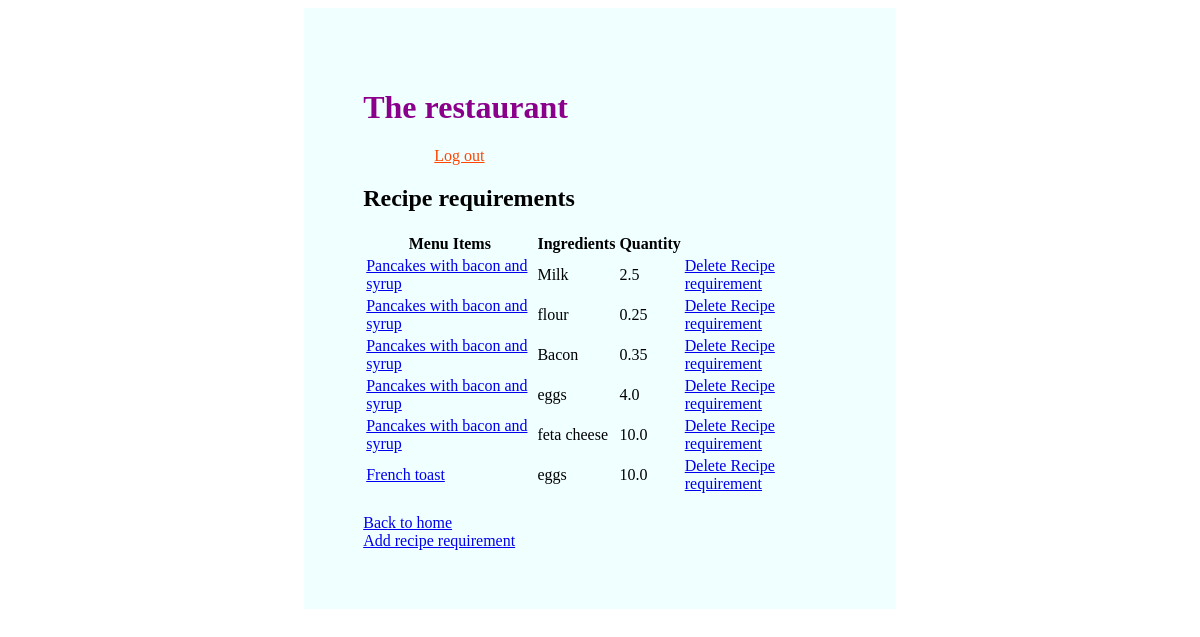
The page /recipes/ (signed in) on the database as committed earlier.
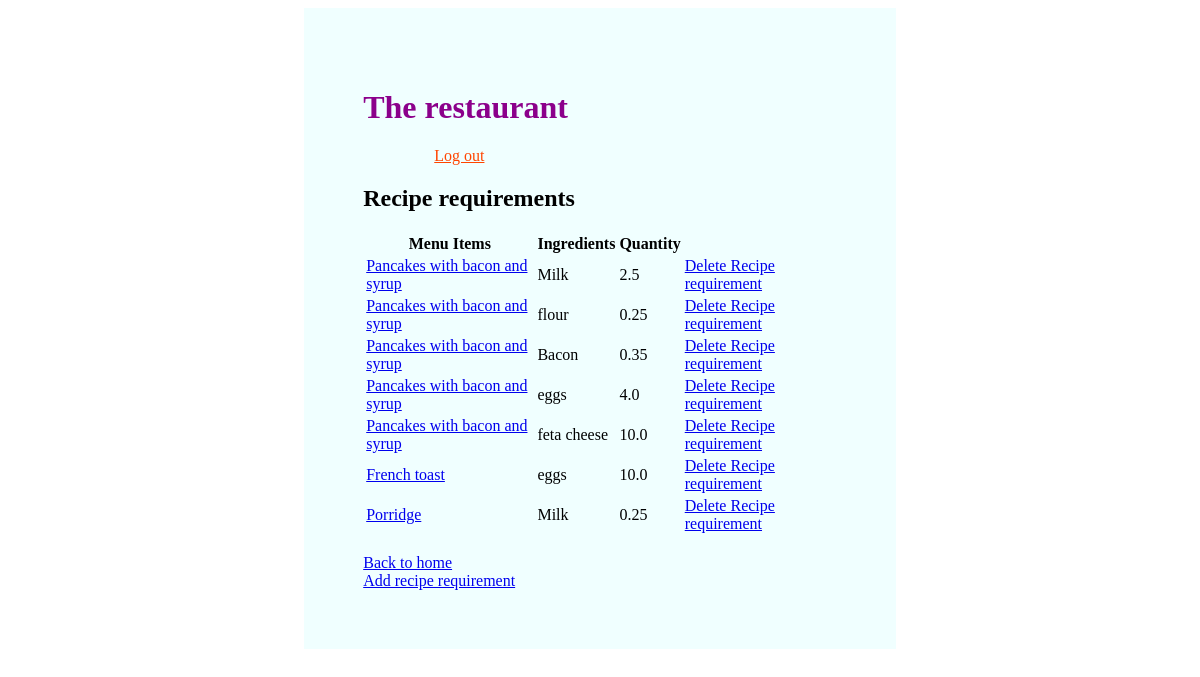
The same page on the database as committed later.
### inventory/models.py (models this page shows, shortened)
class RecipeRequirement(models.Model):
    menu_item = models.ForeignKey(MenuItem,verbose_name= "menu items", on_delete=models.CASCADE)
    ingredient = models.ForeignKey(Ingredient, default="a", verbose_name= "ingredients", on_delete=models.CASCADE)
    quantity = models.FloatField(default=0)

class MenuItem(models.Model):
    title = models.CharField(unique=True,max_length=30)
    price = models.FloatField(default=0)
    def __str__(self):
        return self.title

class Ingredient(models.Model):
    name = models.CharField(unique=True, max_length=300)
    quantity = models.FloatField(default=0)
    unit = models.CharField(max_length=20)
    unit_price = models.FloatField(default=0)
    def __str__(self):
        return f"{self.name}"

### inventory/views.py (the view)
# urls.py: path("recipes/", views.RecipeView.as_view(), name='recipes'),
class RecipeView(LoginRequiredMixin, TemplateView):
    login_url ='login'
    template_name = "recipes.html"
    def get_context_data(self, **kwargs):
        context = super().get_context_data(**kwargs)
        context["recipes"] = RecipeRequirement.objects.all()
        return context

### inventory/templates/recipes.html (shortened to what this page needs)
{% extends 'base.html' %} {% load static %} {% block title %}The restaurant{% endblock %}
{% block content %}
<div>
    <h2>Recipe requirements</h2>
    <table>
      <thead>
        <tr>
          <th>Menu Items</th>
          <th>Ingredients</th>
          <th>Quantity</th>
        </tr>
      </thead>
      <tbody>
        {% for recipe in recipes %}
        <tr>
          <td><a href="{% url "updaterecipe" recipe.pk %}">{{ recipe.menu_item }} </a></td>
          <td>{{ recipe.ingredient }} </td>
          <td>{{ recipe.quantity }}</td>
          <td><a href="{% url "deleterecipe" recipe.pk %}">Delete Recipe requirement</a></td>
        {% endfor %}
      </tbody>
    </table>
    <br>
    <a href="{% url 'home'%}">Back to home</a><br>
    <a href="{% url 'addrecipe'%}">Add recipe requirement</a>
    {% endblock %}

Rows that differ between the two databases and show on the page:
added RecipeRequirement: menu_item "Porridge", ingredient "Milk", quantity "0.25"
